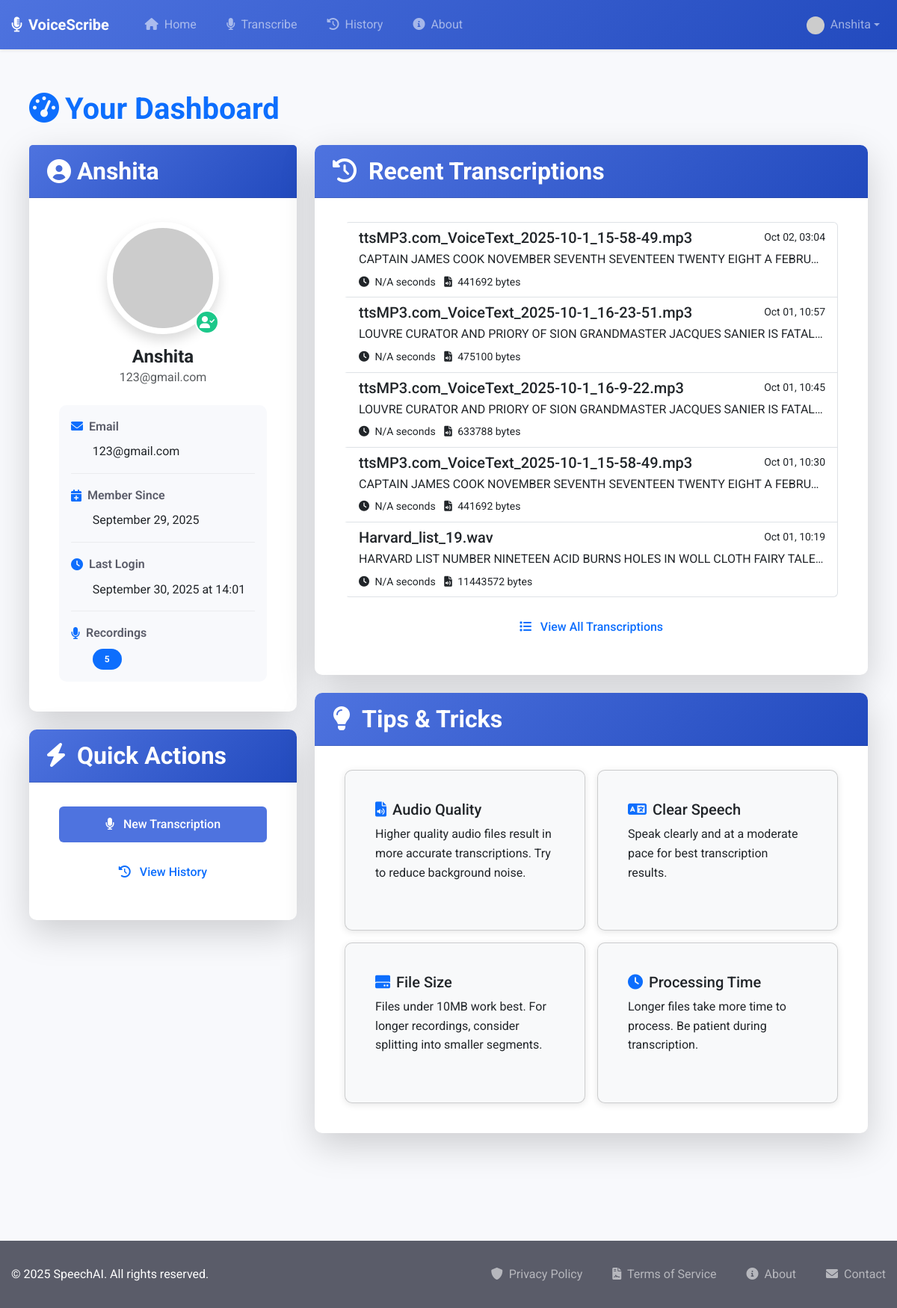
The app's page /dashboard (signed in) with its own data.
### app/models/user.py (models this page shows, shortened)
class User(db.Model, UserMixin):
    __tablename__ = 'users'
    id = db.Column(db.Integer, primary_key=True)
    username = db.Column(db.String(80), unique=True, nullable=False, index=True)
    email = db.Column(db.String(120), unique=True, nullable=False, index=True)
    password_hash = db.Column(db.String(128), nullable=False)
    created_at = db.Column(db.DateTime, default=datetime.utcnow)
    last_login = db.Column(db.DateTime, nullable=True)
    is_active = db.Column(db.Boolean, default=True)
    recordings = db.relationship('Recording', backref='user', lazy='dynamic', cascade='all, delete-orphan')

### app/models/recording.py (models this page shows, shortened)
class Recording(db.Model):
    __tablename__ = 'recordings'
    id = db.Column(db.Integer, primary_key=True)
    filename = db.Column(db.String(255), nullable=False)
    text = db.Column(db.Text, nullable=True)  # Original text field
    transcription = db.Column(db.Text, nullable=True)  # New transcription field
    timestamp = db.Column(db.DateTime, default=datetime.utcnow)
    created_at = db.Column(db.DateTime, default=datetime.utcnow)  # Added for compatibility
    duration = db.Column(db.Float, nullable=True)  # Duration in seconds
    file_size = db.Column(db.Integer, nullable=True)  # Size in bytes
    original_filename = db.Column(db.String(255), nullable=True)  # Added for compatibility
    display_name = db.Column(db.String(255), nullable=True)  # Custom name field
    user_id = db.Column(db.Integer, db.ForeignKey('users.id'), nullable=False)

### app/routes/main.py (the view)
@main_bp.route('/dashboard')
@login_required
def dashboard():
    recent_recordings = Recording.query.filter_by(user_id=current_user.id) \
        .order_by(Recording.timestamp.desc()) \
        .limit(5) \
        .all()
    try:
        from app.models.qa_session import QASession
        total_qa_sessions = QASession.query.filter_by(user_id=current_user.id).count()
        recordings_with_qa = len(set(qa.recording_id for qa in QASession.query.filter_by(user_id=current_user.id).all()))
    except ImportError:
        total_qa_sessions = 0
        recordings_with_qa = 0
    return render_template('dashboard/index.html',
                           user=current_user,
                           recordings=recent_recordings,
                           total_qa_sessions=total_qa_sessions,
                           recordings_with_qa=recordings_with_qa)

### app/templates/dashboard/index.html (shortened to what this page needs)
{% extends 'base.html' %}
{% block content %}
<div class="dashboard-container">
    <div class="dashboard-page animate__animated animate__fadeIn">
        <h1 class="mb-4 text-primary fw-bold">
            <i class="fas fa-tachometer-alt me-2"></i>Your Dashboard
        </h1>
        <div class="row">
            <div class="col-md-4">
                <div class="card shadow-lg border-0 rounded-lg mb-4 profile-card">
                    <div class="card-header bg-gradient-primary text-white">
                        <h2 class="mb-0 fw-bold d-flex align-items-center">
                            <i class="fas fa-user-circle me-2"></i>
                            <span class="text-truncate">{{ user.username }}</span>
                        </h2>
                    </div>
                    <div class="card-body">
                        <div class="text-center mb-4">
                            <div class="avatar-container mx-auto">
                                <img src="https://www.gravatar.com/avatar/{{ user.email|lower|trim|md5 }}?s=150&d=identicon"
                                     class="rounded-circle img-thumbnail shadow" alt="Profile Picture">
                                <div class="avatar-badge">
                                    <i class="fas fa-user-check"></i>
                                </div>
                            </div>
                            <h4 class="mt-3 mb-0 fw-bold">{{ user.username }}</h4>
                            <p class="text-muted">{{ user.email }}</p>
                        </div>
                        <div class="user-info-container">
                            <div class="user-info-item">
                                <div class="info-label">
                                    <i class="fas fa-envelope me-2 text-primary"></i>
                                    <span>Email</span>
                                </div>
                                <div class="info-value text-break">{{ user.email }}</div>
                            </div>
                            <div class="user-info-item">
                                <div class="info-label">
                                    <i class="fas fa-calendar-plus me-2 text-primary"></i>
                                    <span>Member Since</span>
                                </div>
                                <div class="info-value">{{ user.created_at.strftime('%B %d, %Y') }}</div>
                            </div>
                            <div class="user-info-item">
                                <div class="info-label">
                                    <i class="fas fa-clock me-2 text-primary"></i>
                                    <span>Last Login</span>
                                </div>
                                <div class="info-value">{{ user.last_login.strftime('%B %d, %Y at %H:%M') if user.last_login else 'N/A' }}</div>
                            </div>
                            <div class="user-info-item">
                                <div class="info-label">
                                    <i class="fas fa-microphone me-2 text-primary"></i>
                                    <span>Recordings</span>
                                </div>
                                <div class="info-value">
                                    <span class="badge bg-primary rounded-pill px-3 py-2">{{ recordings|length }}</span>
                                </div>
                            </div>
                        </div>
                    </div>
                </div>
                <div class="card shadow-lg border-0 rounded-lg">
                    <div class="card-header bg-gradient-primary text-white">
                        <h2 class="mb-0 fw-bold">
                            <i class="fas fa-bolt me-2"></i>
                            Quick Actions
                        </h2>
                    </div>
                    <div class="card-body">
                        <div class="d-grid gap-3">
                            <a href="{{ url_for('transcribe.index') }}" class="btn btn-primary btn-lg hover-scale">
                                <i class="fas fa-microphone me-2"></i> New Transcription
                            </a>
                            <a href="{{ url_for('main.history') }}" class="btn btn-outline-primary btn-lg hover-scale">
                                <i class="fas fa-history me-2"></i> View History
                            </a>
                        </div>
                    </div>
                </div>
            </div>
            <div class="col-md-8">
                <div class="card shadow-lg border-0 rounded-lg mb-4">
                    <div class="card-header bg-gradient-primary text-white">
                        <h2 class="mb-0 fw-bold">
                            <i class="fas fa-history me-2"></i>
                            Recent Transcriptions
                        </h2>
                    </div>
                    <div class="card-body">
                        {% if recordings %}
                            <div class="list-group">
                                {% for recording in recordings %}
                                <a href="{{ url_for('main.view_recording', recording_id=recording.id) }}"
                                   class="list-group-item list-group-item-action animate__animated animate__fadeIn"
                                   style="animation-delay: {{ loop.index0 * 0.1 }}s">
                                    <div class="d-flex w-100 justify-content-between">
                                        <h5 class="mb-1">{{ recording.display_name or recording.filename or 'Untitled Recording' }}</h5>
                                        <small>{{ recording.timestamp.strftime('%b %d, %H:%M') }}</small>
                                    </div>
                                    <p class="mb-1 text-truncate">{{ recording.text|default('No transcription available', true) }}</p>
                                    <small>
                                        <i class="fas fa-clock me-1"></i> {{ recording.duration|default('N/A', true) }} seconds
                                        <i class="fas fa-file-audio ms-2 me-1"></i> {{ recording.file_size|default('N/A', true) }} bytes
                                    </small>
                                </a>
                                {% endfor %}
                            </div>
                            {% if recordings|length >= 5 %}
                            <div class="d-grid mt-3">
                                <a href="{{ url_for('main.history') }}" class="btn btn-outline-primary hover-scale">
                                    <i class="fas fa-list me-2"></i> View All Transcriptions
                                </a>
                            </div>
                            {% endif %}
                        {% endif %}
                    </div>
                </div>
                <div class="card shadow-lg border-0 rounded-lg">
                    <div class="card-header bg-gradient-primary text-white">
                        <h2 class="mb-0 fw-bold">
                            <i class="fas fa-lightbulb me-2"></i>
                            Tips & Tricks
                        </h2>
                    </div>
                    <div class="card-body">
                        <div class="row g-3">
                            <div class="col-md-6">
                                <div class="card bg-light h-100 hover-card">
                                    <div class="card-body">
                                        <h5 class="card-title"><i class="fas fa-file-audio me-2 text-primary"></i>Audio Quality</h5>
                                        <p class="card-text">Higher quality audio files result in more accurate transcriptions. Try to reduce background noise.</p>
                                    </div>
                                </div>
                            </div>
                            <div class="col-md-6">
                                <div class="card bg-light h-100 hover-card">
                                    <div class="card-body">
                                        <h5 class="card-title"><i class="fas fa-language me-2 text-primary"></i>Clear Speech</h5>
                                        <p class="card-text">Speak clearly and at a moderate pace for best transcription results.</p>
                                    </div>
                                </div>
                            </div>
                            <div class="col-md-6">
                                <div class="card bg-light h-100 hover-card">
                                    <div class="card-body">
                                        <h5 class="card-title"><i class="fas fa-hdd me-2 text-primary"></i>File Size</h5>
                                        <p class="card-text">Files under 10MB work best. For longer recordings, consider splitting into smaller segments.</p>
                                    </div>
                                </div>
                            </div>
                            <div class="col-md-6">
                                <div class="card bg-light h-100 hover-card">
                                    <div class="card-body">
                                        <h5 class="card-title"><i class="fas fa-clock me-2 text-primary"></i>Processing Time</h5>
                                        <p class="card-text">Longer files take more time to process. Be patient during transcription.</p>
                                    </div>
                                </div>
                            </div>
                        </div>
                    </div>
                </div>
            </div>
        </div>
    </div>
</div>
{% endblock %}

### app/templates/base.html (shortened to what this page needs)
<!DOCTYPE html>
<html lang="en">
<head>
    <link rel="stylesheet" href="https://cdnjs.cloudflare.com/ajax/libs/font-awesome/6.0.0/css/all.min.css">
    <link href="https://cdn.jsdelivr.net/npm/bootstrap@5.3.0-alpha1/dist/css/bootstrap.min.css" rel="stylesheet">
    <link rel="stylesheet" href="https://cdnjs.cloudflare.com/ajax/libs/animate.css/4.1.1/animate.min.css">
    <link rel="stylesheet" href="{{ url_for('static', filename='css/style.css') }}">
</head>
<body>
    {% include 'partials/navbar.html' %}
    <main>
        <div class="container">
            {% block content %}{% endblock %}
        </div>
    </main>
    <footer>
        <div class="container">
            <p class="mb-0">&copy; 2025 SpeechAI. All rights reserved.</p>
            <div class="footer-links">
                <a href="#"><i class="fas fa-shield-alt me-1"></i> Privacy Policy</a>
                <a href="#"><i class="fas fa-file-contract me-1"></i> Terms of Service</a>
                <a href="#" data-bs-toggle="modal" data-bs-target="#aboutModal">
                    <i class="fas fa-info-circle me-1"></i> About
                </a>
                <a href="#"><i class="fas fa-envelope me-1"></i> Contact</a>
            </div>
        </div>
    </footer>
</body>
</html>

### app/templates/partials/navbar.html (shortened to what this page needs)
<nav class="navbar navbar-expand-lg navbar-dark bg-gradient-primary sticky-top shadow-sm">
  <div class="container">
    <a class="navbar-brand d-flex align-items-center" href="{{ url_for('main.index') }}">
      <i class="fas fa-microphone-alt me-2"></i>
      <span class="fw-bold">VoiceScribe</span>
    </a>
    <div class="collapse navbar-collapse" id="navbarMain">
      <ul class="navbar-nav me-auto mb-2 mb-lg-0">
        <li class="nav-item">
          <a class="nav-link {% if request.endpoint == 'main.index' %}active{% endif %}"
             href="{{ url_for('main.index') }}">
            <i class="fas fa-home me-1"></i> Home
          </a>
        </li>
        {% if current_user.is_authenticated %}
        <li class="nav-item">
          <a class="nav-link {% if request.endpoint == 'transcribe.index' %}active{% endif %}"
             href="{{ url_for('transcribe.index') }}">
            <i class="fas fa-microphone me-1"></i> Transcribe
          </a>
        </li>
        <li class="nav-item">
          <a class="nav-link {% if request.endpoint == 'main.history' %}active{% endif %}"
             href="{{ url_for('main.history') }}">
            <i class="fas fa-history me-1"></i> History
          </a>
        </li>
        {% endif %}
        <li class="nav-item">
          <a class="nav-link {% if request.endpoint == 'main.about' %}active{% endif %}"
             href="{{ url_for('main.about') }}">
            <i class="fas fa-info-circle me-1"></i> About
          </a>
        </li>
      </ul>
      <ul class="navbar-nav ms-auto">
        {% if current_user.is_authenticated %}
          <li class="nav-item dropdown">
            <a class="nav-link dropdown-toggle d-flex align-items-center" href="#" id="userDropdown"
               role="button" data-bs-toggle="dropdown" aria-expanded="false">
              <div class="avatar-sm me-2">
                <img src="https://www.gravatar.com/avatar/{{ current_user.email|lower|trim|md5 }}?s=24&d=identicon"
                     class="rounded-circle" alt="Profile Picture">
              </div>
              <span>{{ current_user.username }}</span>
            </a>
          </li>
        {% endif %}
      </ul>
    </div>
  </div>
</nav>

### records on screen
User: username "Anshita", email "123@gmail.com", created_at "September 29, 2025", last_login "September 30, 2025 at 14:01"
Recording: display_name "ttsMP3.com_VoiceText_2025-10-1_15-58-49.mp3", timestamp "Oct 02, 03:04", text "CAPTAIN JAMES COOK NOVEMBER SEVENTH SEVENTEEN TWENTY EIGHT A FEBRU…", duration "N/A", file_size "441692"
Recording: display_name "ttsMP3.com_VoiceText_2025-10-1_16-23-51.mp3", timestamp "Oct 01, 10:57", text "LOUVRE CURATOR AND PRIORY OF SION GRANDMASTER JACQUES SANIER IS FATAL…", duration "N/A", file_size "475100"
Recording: display_name "ttsMP3.com_VoiceText_2025-10-1_16-9-22.mp3", timestamp "Oct 01, 10:45", text "LOUVRE CURATOR AND PRIORY OF SION GRANDMASTER JACQUES SANIER IS FATAL…", duration "N/A", file_size "633788"
Recording: display_name "ttsMP3.com_VoiceText_2025-10-1_15-58-49.mp3", timestamp "Oct 01, 10:30", text "CAPTAIN JAMES COOK NOVEMBER SEVENTH SEVENTEEN TWENTY EIGHT A FEBRU…", duration "N/A", file_size "441692"
Recording: display_name "Harvard_list_19.wav", timestamp "Oct 01, 10:19", text "HARVARD LIST NUMBER NINETEEN ACID BURNS HOLES IN WOLL CLOTH FAIRY TALE…", duration "N/A", file_size "11443572"

### other values on screen
{{ recordings|length }} "5"
